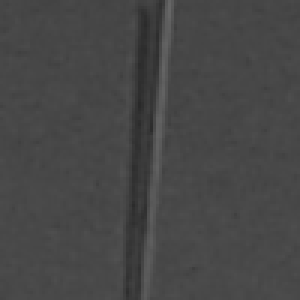
#> input picture dataset/test/fbdd03969.png, 100 x 100 px (shown 3 times larger); its folder holds only this picture in this run
$ python -i graphicshelpers.py   (imports and definitions only)
#> lines starting #> are read from the running program, lines starting #| are printed output that depends on the picture
#> further down, picture is the input picture: shape (100, 100, 3); min 41, max 102, mean 71
import os
import sys
import math
import json
import argparse
import cv2 as cv
import numpy as np
from datetime import datetime


_debug_level = 3

# [44 lines left out: functions is_file, is_dir, is_results_dir, mkdir, write_json, print_version, not called in this run]

def filter_files(dir_path):
    return [filename for filename in dir_path.glob('**/*.*') if str(filename).endswith(('jpg', 'png'))]

# [10 lines left out: functions read_image, save_image, not called in this run]

def prepare_image(image):
    image = scale_up(image)
    image = blur(image)
    return equalize_brightness(image)

def scale_up(image):
    return cv.resize(image, dsize=None, fx=2.0, fy=2.0, interpolation=cv.INTER_CUBIC)

def blur(image):
    sigma = 5.0
    return cv.bilateralFilter(image, -1, sigma, sigma)

def equalize_brightness(image):
    ref_brightness = 128
    hist = cv.calcHist([image], [0], None, [256], [0, 256])
#> hist = 256 values, max 9791 at index 72, min 0 at index 0, mean 156.2
    sum = image.shape[0] * image.shape[1]
#> sum = 40000
    total = 0
    median = 0
    for i in range(256):
        total += hist[i]
        if total >= sum / 2:
            median = i
            break
#> this loop made 73 passes
#> total on passes 1 to 12: [0], [0], [0], [0], [0], [0], [0], [0], [0], [0], [0], [0]
#> after the loop, total = [29750]
    gamma = math.log(ref_brightness / 255) / math.log(median / 255)
    lookUpTable = np.zeros((1, 256), np.uint8)
    for i in range(256):
        lookUpTable[0, i] = np.clip(pow(i / 255.0, gamma) * 255.0, 0, 255)
    image = cv.LUT(image, lookUpTable)
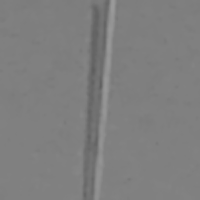
#> image: shape (200, 200, 3); min 94, max 153, mean 126.6
    return image

# [10 lines left out: function extract_fetures, not called in this run]

>>> import cv2
>>> picture = cv2.imread('dataset/test/fbdd03969.png')
>>> result = prepare_image(picture)

$ run again, on dataset/test/fe0f0785f.png
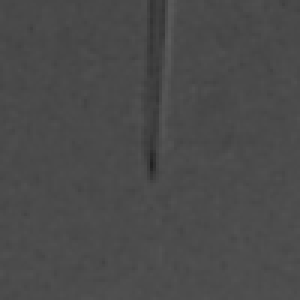
#> input picture dataset/test/fe0f0785f.png, 100 x 100 px (shown 3 times larger)
#> picture is the input picture: shape (100, 100, 3); min 33, max 91, mean 74.4
#> hist = 256 values, max 8749 at index 74, min 0 at index 0, mean 156.2
#> the loop in equalize_brightness, `for i in range(256):` made 76 passes
#> total on passes 1 to 8: [0], [0], [0], [0], [0], [0], [0], [0]
#> after the loop in equalize_brightness, `for i in range(256):`: total = [27305]
#> in equalize_brightness, `image = cv.LUT(image, lookUpTable)`:
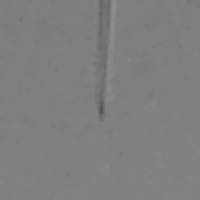
#> image: shape (200, 200, 3); min 80, max 141, mean 127.1
